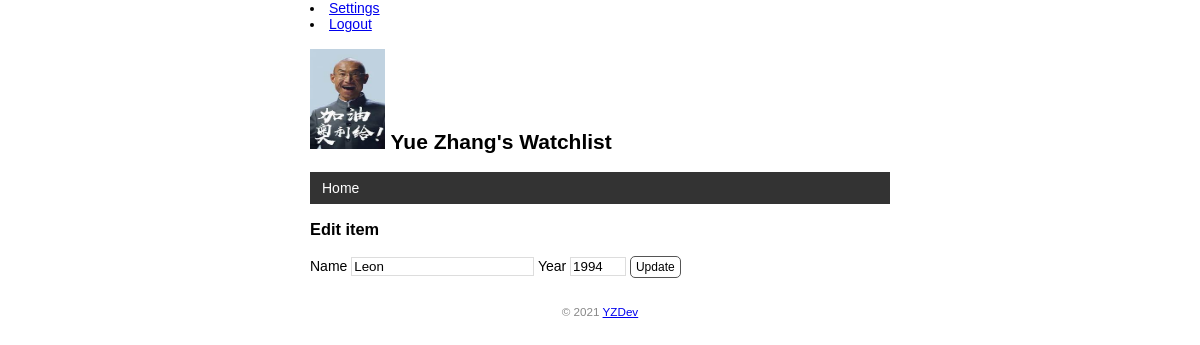
The page /movie/edit/4 (signed in) on the database its author committed.
### app.py (models this page shows, shortened)
class User(db.Model,UserMixin):
    id = db.Column(db.Integer,primary_key=True)
    name = db.Column(db.String(20))
    username = db.Column(db.String(20))
    password_hash = db.Column(db.String(128))

class Movie(db.Model):
    id = db.Column(db.Integer,primary_key=True)
    title = db.Column(db.String(60))
    year = db.Column(db.String(4))

### app.py (the view, shortened to what this page needs)
@app.route('/movie/edit/<int:movie_id>', methods=['GET', 'POST'])
@login_required
def edit(movie_id):
    movie = Movie.query.get_or_404(movie_id)
    return render_template('edit.html', movie=movie)

### app.py (called while the page is built)
@login_manager.user_loader
def load_user(user_id):
    user = User.query.get(int(user_id))
    return user

@app.context_processor
def inject_user():
    user = User.query.first()
    return dict(user=user) # return {'user': user}

### templates/edit.html
{% extends 'base.html' %}
{% block content %}
<h3>Edit item</h3>
<form method="post">
    Name <input type="text" name="title" autocomplete="off" required value="{{ movie.title }}">
    Year <input type="text" name="year" autocomplete="off" required value="{{ movie.year }}">
    <input class="btn" type="submit" name="submit" value="Update">
</form>
{% endblock %}

### templates/base.html (shortened to what this page needs)
<!DOCTYPE html>
<html lang="en">
<head>
    {% block head %}
    <link rel="stylesheet" href="{{ url_for('static', filename='style.css') }}" type="text/css">
    {% endblock %}
</head>
<body>
{% if current_user.is_authenticated %}
<li><a href="{{ url_for('settings') }}">Settings</a></li>
<li><a href="{{ url_for('logout') }}">Logout</a></li>
{% else %}
<li><a href="{{ url_for('login') }}">Login</a></li>
{% endif %}
<h2>
    <img alt="Avatar" class="avatar" src="{{ url_for('static', filename='images/aoligei.jfif') }}">
    {{ user.name }}'s Watchlist
</h2>
<nav>
    <ul>
        <li><a href="{{ url_for('index') }}">Home</a></li>
    </ul>
</nav>
{% block content %}{% endblock %}
<footer>
    <small>&copy; 2021 <a href="https://github.com/zhangyue66">YZDev</a></small>
</footer>
</body>
</html>

### static/style.css (style rules this page uses)
body { margin: auto; max-width: 580px; font-size: 14px; font-family: Helvetica, Arial, sans-serif; }
footer { color: #888; margin-top: 15px; text-align: center; padding: 10px; }
.avatar { height: 100px; width: 75px; }
nav ul { list-style-type: none; margin: 0; padding: 0; overflow: hidden; background-color: #333; }
nav li { float: left; }
nav li a { display: block; color: white; text-align: center; padding: 8px 12px; text-decoration: none; }
input[type=submit] { font-family: inherit; }
input[type=text] { border: 1px solid #ddd; }
input[name=year] { width: 50px; }
.btn { font-size: 12px; padding: 3px 5px; text-decoration: none; cursor: pointer; background-color: white; color: black; border: 1px solid #555555; border-radius: 5px; }

### rows shown on the page
User: name "Yue Zhang"
Movie: title "Leon", year "1994"
